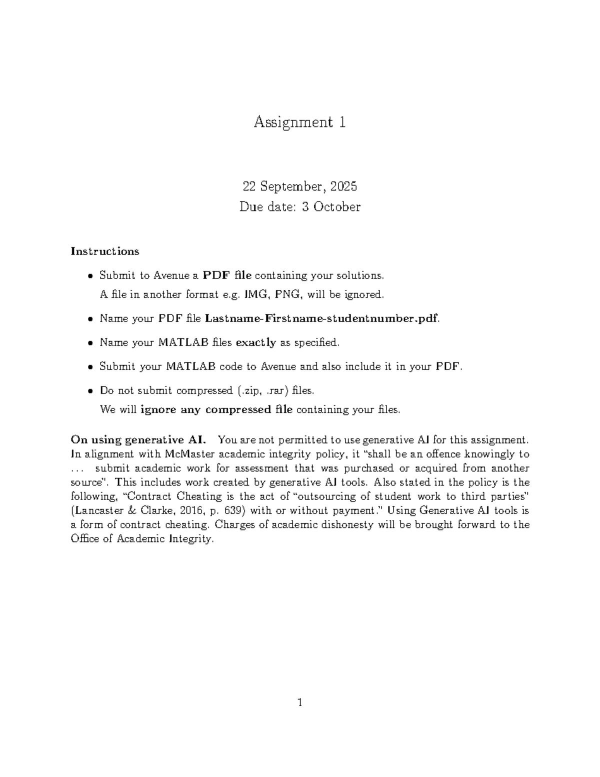
#> input picture Day15/input_images/d1.png, 1200 x 1553 px (shown at 1/2 size)
$ python -i 'Document Image Enhancement.py'   (imports and definitions only)
#> lines starting #> are read from the running program, lines starting #| are printed output that depends on the picture; after the words box and inside, x2 and y2 are one past the last pixel; in counts of white or black regions, pixels touching at a corner belong together
#> further down, picture is the input picture: shape (1553, 1200, 3); min 0, max 255, mean 249.1
"""
Document Image Enhancement Tool

    1. Auto-detects and corrects perspective (deskews a tilted document)
    2. Converts to grayscale
    3. Reduces noise
    4. Enhances brightness/contrast (CLAHE)
    5. Sharpens the result

"""

import cv2
import numpy as np
import gradio as gr


# PERSPECTIVE CORRECTION
SAMPLE_IMAGES = [       # sample image creation
    "Day15/input_images/d1.png",
    "Day15/input_images/document.png",
    "Day15/input_images/d2.png",
    "Day15/input_images/landscape.png",
    "Day15/input_images/d3.png",
    "Day15/input_images/object.png",
    "Day15/input_images/d4.png",
    "Day15/input_images/person.png",
    "Day15/input_images/d5.png",
    "Day15/input_images/vehicle.png"
    ]

# [36 lines left out: functions order_points, four_point_transform, not called in this run]


def find_document_contour(image):
    """Try to find a 4-point contour that looks like a document edge."""
    orig_h, orig_w = image.shape[:2]
#> orig_h = 1553; orig_w = 1200

    # Work on a resized copy for speed and reliable edge detection
    ratio = 500.0 / orig_h
#> ratio = 0.322
    resized = cv2.resize(image, (int(orig_w * ratio), 500))
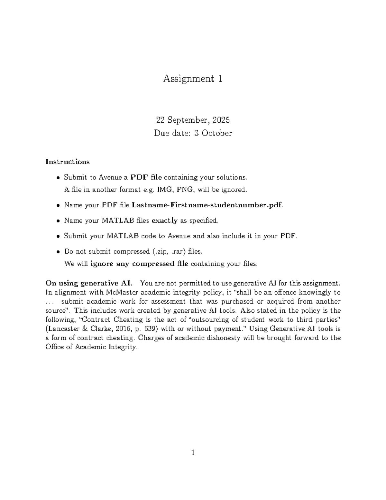
#> resized: shape (500, 386, 3); min 0, max 255, mean 249
    gray = cv2.cvtColor(resized, cv2.COLOR_BGR2GRAY)
    blurred = cv2.GaussianBlur(gray, (5, 5), 0)
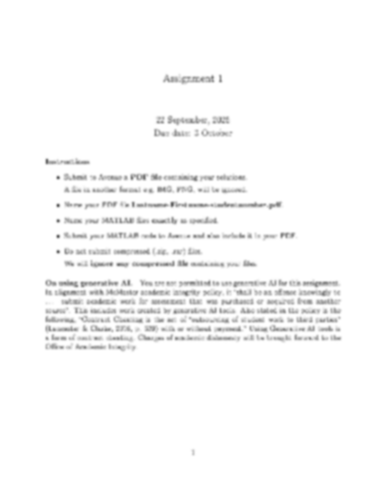
#> blurred: shape (500, 386); min 97, max 255, mean 249
    edged = cv2.Canny(blurred, 50, 150)
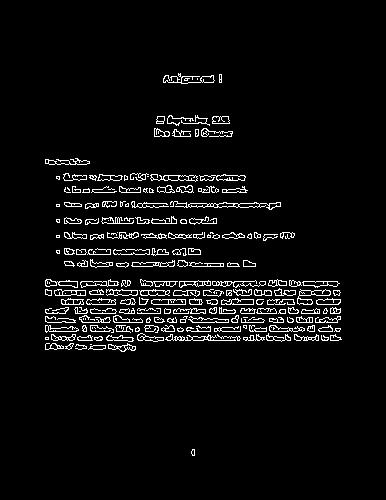
#> edged: shape (500, 386); 4.8% white in thin lines or dots, all inside (x1, y1, x2, y2) = (45, 73, 342, 456)
    edged = cv2.dilate(edged, None, iterations=1)
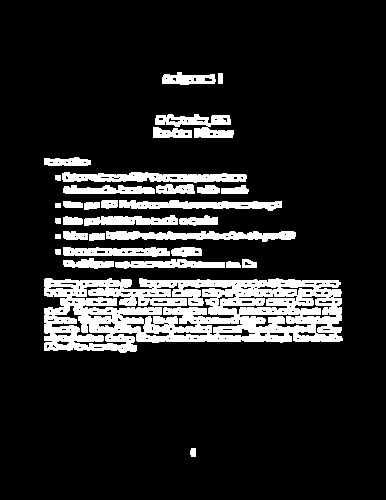
#> edged: shape (500, 386); 14.1% white; 33 white regions, largest, box (x1, y1, x2, y2) and area: (44, 278, 343, 353) 15429, (62, 172, 247, 183) 1420, (106, 231, 296, 242) 1369
    edged = cv2.erode(edged, None, iterations=1)
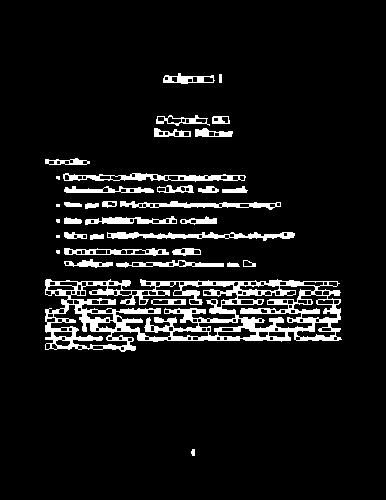
#> edged: shape (500, 386); 8% white; 36 white regions (5 under 20 px)
    contours, _ = cv2.findContours(edged, cv2.RETR_LIST, cv2.CHAIN_APPROX_SIMPLE)
#> contours = 265 contours, 112 with area under 20; largest, box (x1, y1, x2, y2) and area: (45, 279, 342, 352) 17060, (70, 281, 238, 338) 3541, (221, 285, 316, 329) 1500, (50, 304, 128, 349) 961, (63, 173, 246, 182) 835
    contours = sorted(contours, key=cv2.contourArea, reverse=True)[:5]
#> contours = 5 contours; box (x1, y1, x2, y2) and area: (45, 279, 342, 352) 17060, (70, 281, 238, 338) 3541, (221, 285, 316, 329) 1500, (50, 304, 128, 349) 961, (63, 173, 246, 182) 835

    for c in contours:
        peri = cv2.arcLength(c, True)
        approx = cv2.approxPolyDP(c, 0.02 * peri, True)

        # A document should be a big, roughly-rectangular (4 point) shape
        if len(approx) == 4 and cv2.contourArea(approx) > 0.2 * resized.shape[0] * resized.shape[1]:
            return approx.reshape(4, 2) / ratio  # scale back to original size
#> this loop made 5 passes
#> peri on passes 1, 3, 4: 1127.2, 648, 377.3
#> (peri, approx) on passes 2, 5: (1333.4, [[237, 295], [146, 319], [167, 337], [70, 298]]), (406.5, [[63, 174], [245, 177]])

    return None


def correct_perspective(image, enable=True):
    """Detect the document's edges and warp it into a flat, top-down view."""
    if not enable:
        return image

    contour = find_document_contour(image)
    if contour is None:
        # No reliable 4-point document contour found  return original
        return image

    return four_point_transform(image, contour)


#GRAYSCALE / DENOISE / CONTRAST / SHARPEN
def to_grayscale(image):
    gray = cv2.cvtColor(image, cv2.COLOR_BGR2GRAY)
    return cv2.cvtColor(gray, cv2.COLOR_GRAY2BGR)  # keep 3 channels for a consistent pipeline


# [56 lines left out: functions reduce_noise, enhance_contrast_brightness, sharpen_image, enhance_document, not called in this run]


# GRADIO UI
# [68 lines not run here, left out]

>>> import cv2
>>> picture = cv2.imread('input_images/d1.png')
>>> result = correct_perspective(picture)

$ run again, on Day15/input_images/d2.png
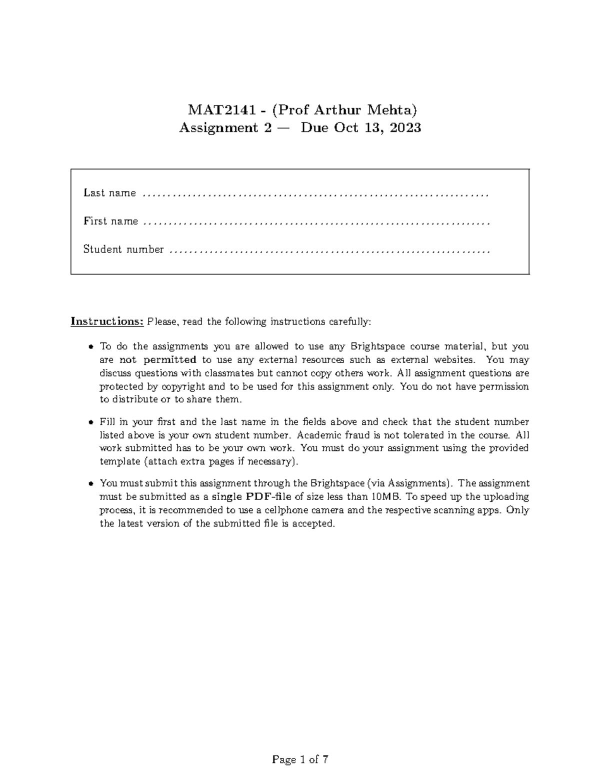
#> input picture Day15/input_images/d2.png, 1200 x 1553 px (shown at 1/2 size)
#> picture is the input picture: shape (1553, 1200, 3); min 0, max 255, mean 248.4
#> in find_document_contour, `edged = cv2.Canny(blurred, 50, 150)`:
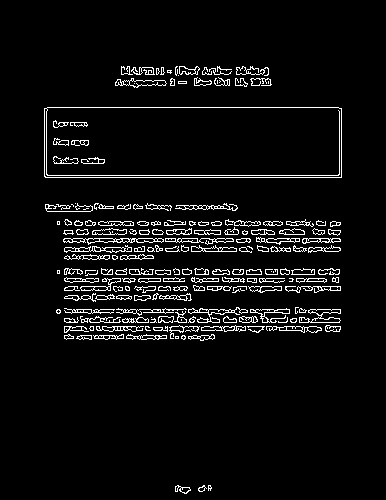
#> edged: shape (500, 386); 5.3% white in thin lines or dots, all inside (x1, y1, x2, y2) = (44, 66, 342, 494)
#> in find_document_contour, `edged = cv2.erode(edged, None, iterations=1)`:
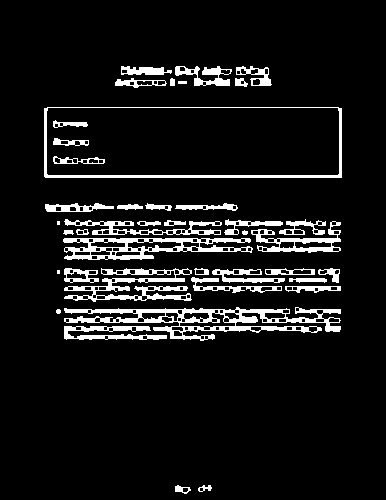
#> edged: shape (500, 386); 8.6% white; 41 white regions (2 under 20 px)
#> in find_document_contour, `contours, _ = cv2.findContours(edged, cv2.RETR_LIST, cv2.CHAIN_APPROX_..`: contours = 251 contours, 106 with area under 20; largest, box (x1, y1, x2, y2) and area: (44, 107, 342, 178) 20784, (46, 107, 340, 176) 19912, (64, 307, 341, 341) 3884, (63, 238, 253, 260) 2550, (64, 268, 192, 302) 1526
#> in find_document_contour, `contours = sorted(contours, key=cv2.contourArea, reverse=True)[:5]`: contours = 5 contours; box (x1, y1, x2, y2) and area: (44, 107, 342, 178) 20784, (46, 107, 340, 176) 19912, (64, 307, 341, 341) 3884, (63, 238, 253, 260) 2550, (64, 268, 192, 302) 1526
#> the loop in find_document_contour, `for c in contours:` made 5 passes
#> (peri, approx) on passes 1 to 5: (732.2, [[44, 108], [45, 177], [341, 177], [338, 107]]), (717.3, [[46, 111], [337, 107], [339, 173], [48, 175]]), (1307.6, [[340, 309], [64, 321]]), (629, [[63, 239], [88, 243], [67, 259], [252, 249]]), (951, [[64, 288], [190, 300], [95, 291], [191, 270]])

$ run again, on Day15/input_images/d3.png
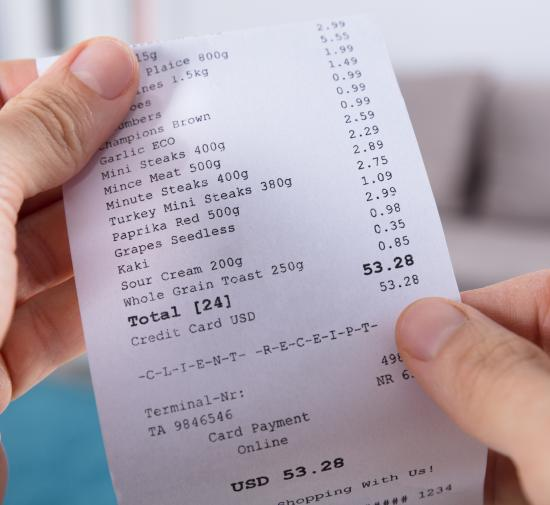
#> input picture Day15/input_images/d3.png, 550 x 505 px
#> picture is the input picture: shape (505, 550, 3); mean B, G, R 170.8, 161, 173
#> in find_document_contour, `edged = cv2.Canny(blurred, 50, 150)`:
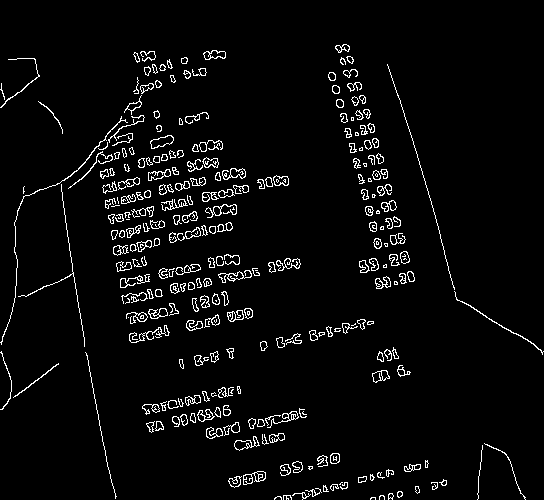
#> edged: shape (500, 544); 4.2% white in thin lines or dots
#> in find_document_contour, `edged = cv2.erode(edged, None, iterations=1)`:
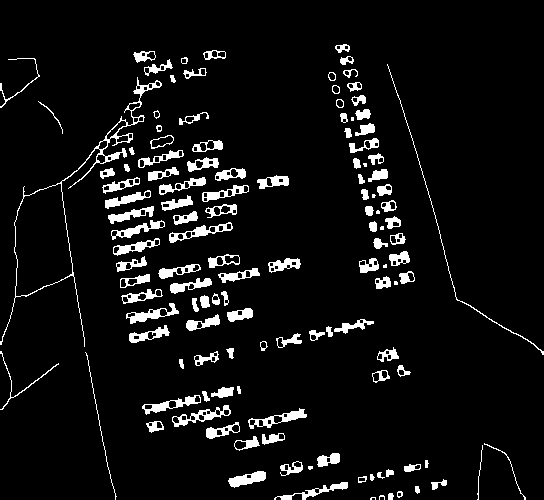
#> edged: shape (500, 544); 6.7% white; 128 white regions (10 under 20 px)
#> in find_document_contour, `contours, _ = cv2.findContours(edged, cv2.RETR_LIST, cv2.CHAIN_APPROX_..`: contours = 317 contours, 84 with area under 20; largest, box (x1, y1, x2, y2) and area: (0, 77, 162, 347) 5898, (14, 183, 73, 297) 4938, (172, 405, 231, 427) 442, (169, 222, 233, 243) 429, (248, 408, 307, 429) 420
#> in find_document_contour, `contours = sorted(contours, key=cv2.contourArea, reverse=True)[:5]`: contours = 5 contours; box (x1, y1, x2, y2) and area: (0, 77, 162, 347) 5898, (14, 183, 73, 297) 4938, (172, 405, 231, 427) 442, (169, 222, 233, 243) 429, (248, 408, 307, 429) 420
#> the loop in find_document_contour, `for c in contours:` made 5 passes
#> peri on passes 1 to 5: 1244.7, 309.3, 173.6, 159.7, 150.4

$ run again, on Day15/input_images/d4.png
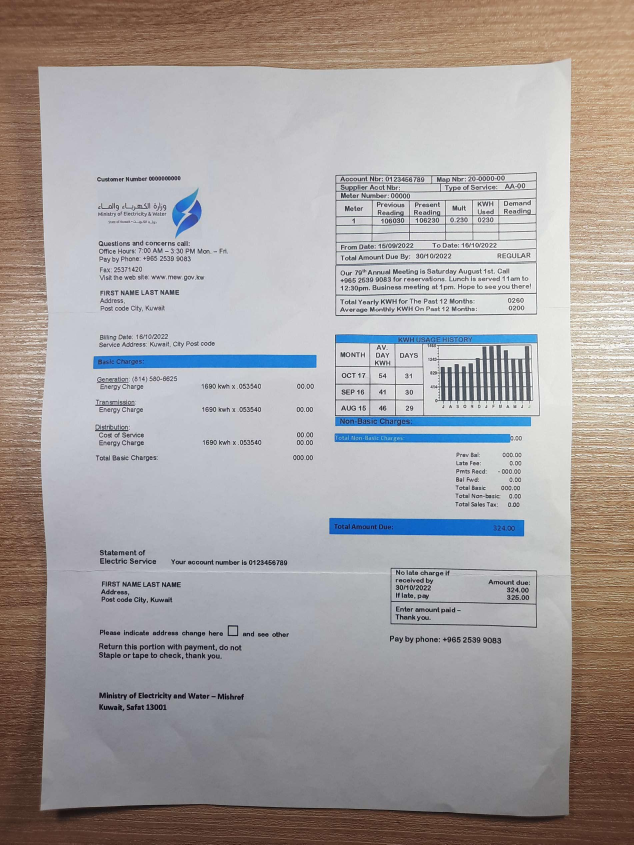
#> input picture Day15/input_images/d4.png, 1900 x 2533 px (shown at 1/3 size)
#> picture is the input picture: shape (2533, 1900, 3); mean B, G, R 160.4, 160.4, 165.5
#> in find_document_contour, `edged = cv2.Canny(blurred, 50, 150)`:
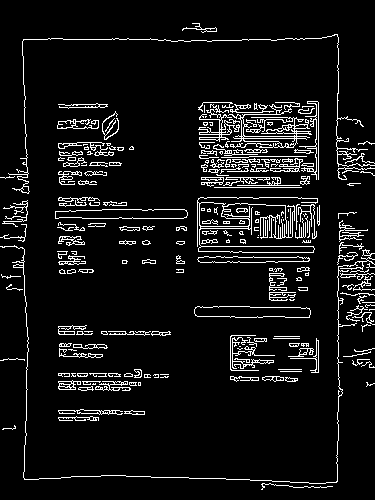
#> edged: shape (500, 375); 7.6% white in thin lines or dots
#> in find_document_contour, `edged = cv2.erode(edged, None, iterations=1)`:
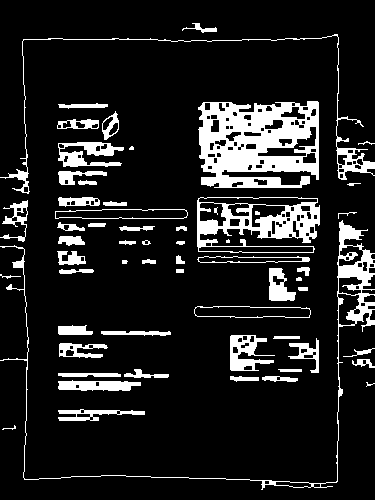
#> edged: shape (500, 375); 13.1% white; 60 white regions (5 under 20 px)
#> in find_document_contour, `contours, _ = cv2.findContours(edged, cv2.RETR_LIST, cv2.CHAIN_APPROX_..`: contours = 209 contours, 72 with area under 20; largest, box (x1, y1, x2, y2) and area: (198, 101, 319, 188) 8736, (197, 197, 320, 253) 5192, (0, 220, 375, 490) 3032, (194, 306, 311, 318) 1124, (194, 306, 311, 318) 1114
#> in find_document_contour, `contours = sorted(contours, key=cv2.contourArea, reverse=True)[:5]`: contours = 5 contours; box (x1, y1, x2, y2) and area: (198, 101, 319, 188) 8736, (197, 197, 320, 253) 5192, (0, 220, 375, 490) 3032, (194, 306, 311, 318) 1124, (194, 306, 311, 318) 1114
#> the loop in find_document_contour, `for c in contours:` made 5 passes
#> (peri, approx) on passes 1, 4, 5: (745.2, [[318, 102], [203, 102], [201, 184], [318, 179]]), (252, [[194, 309], [197, 316], [310, 314], [306, 307]]), (249.7, [[194, 309], [300, 307], [310, 314], [197, 316]])
